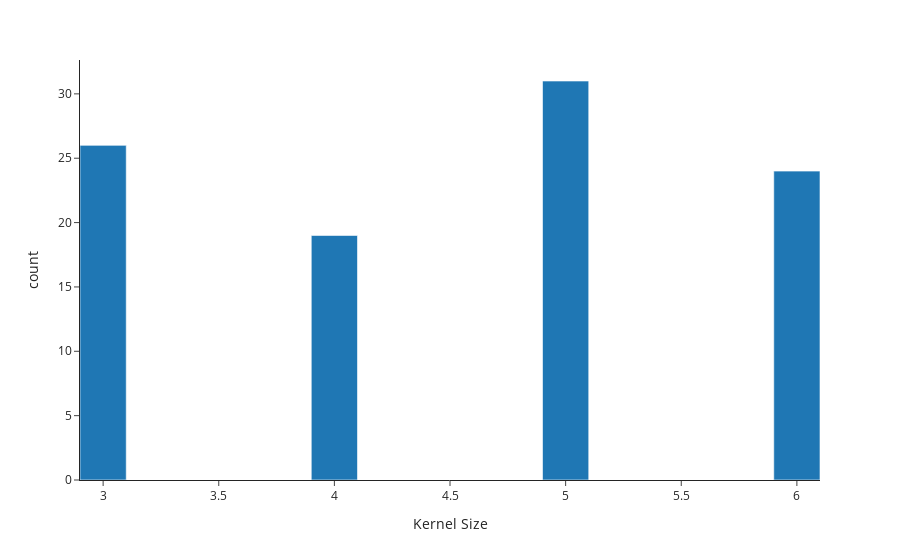
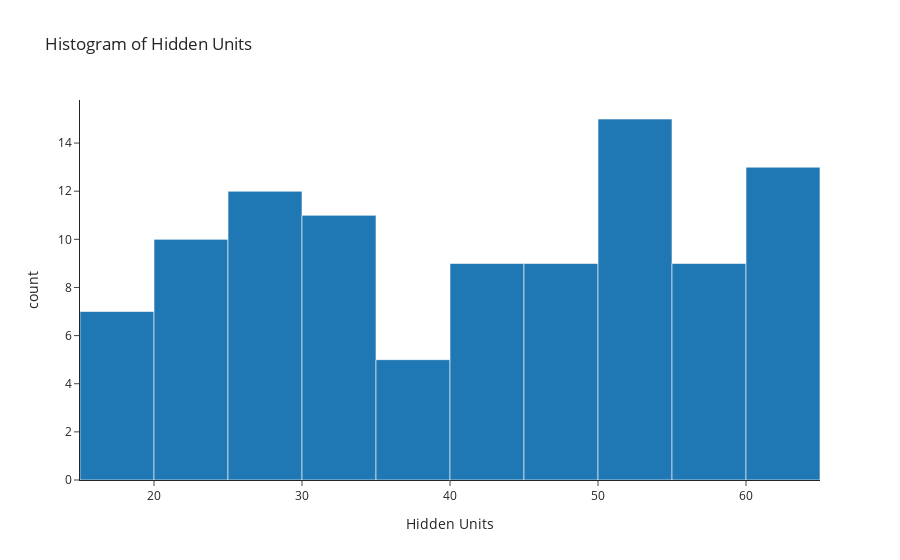
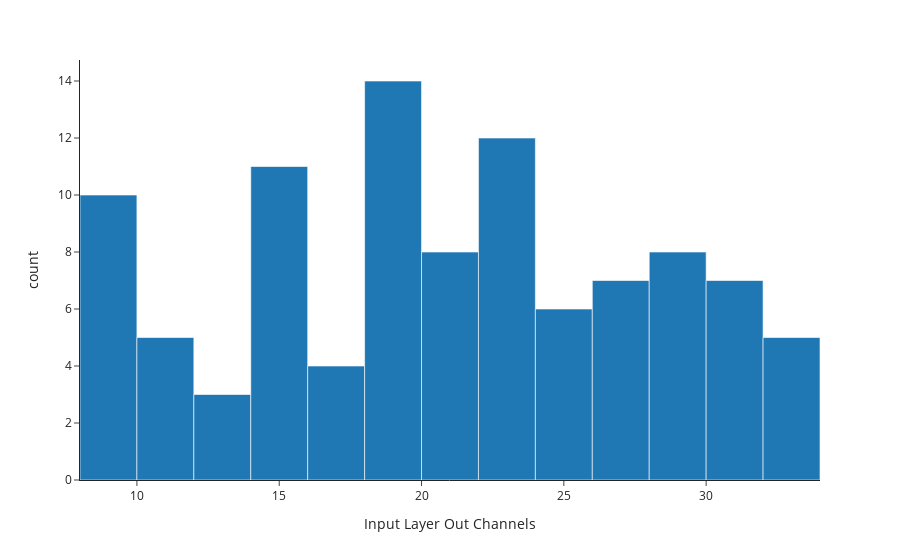
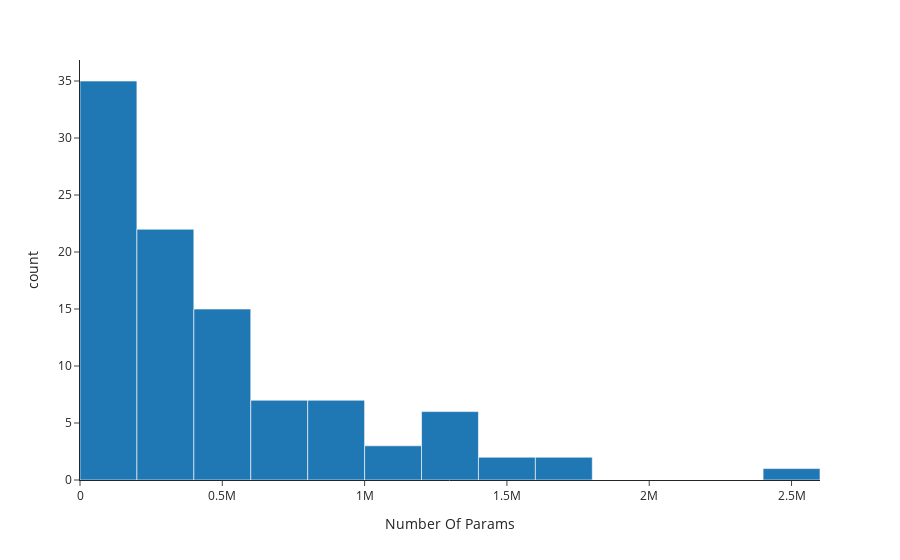

Notebook code for these charts, in order:
### Code cell
# histogram of hidden units in plotly
px.histogram(data, x="Kernel Size", nbins=20,).show()
px.histogram(data, x="Hidden Units", nbins=20, title="Histogram of Hidden Units").show()
px.histogram(data, x="Input Layer Out Channels", nbins=20).show()
px.histogram(data, x="Number Of Params", nbins=20).show()
px.histogram(data, x="Val Loss", nbins=20).show()

### Figure 1 — Plotly figure (JSON) as saved in the notebook; plotly's stock layout.template omitted (floating-point values rounded to 4 significant figures)
{"data": [{"alignmentgroup": "True", "bingroup": "x", "hovertemplate": "Kernel Size=%{x}<br>count=%{y}<extra></extra>", "legendgroup": "", "marker": {"color": "#1F77B4", "pattern": {"shape": ""}}, "name": "", "nbinsx": 20, "offsetgroup": "", "orientation": "v", "showlegend": false, "type": "histogram", "x": [6, 5, 5, 5, 4, 5, 5, 5, 6, 5, 5, 5, 6, 5, 5, 4, 4, 4, 6, 5, 6, 5, 6, 3, 6, 5, 5, 6, 6, 6, 6, 5, 5, 6, 6, 5, 3, 4, 4, 4, 4, 5, 5, 5, 5, 3, 6, 4, 5, 4, 4, 3, 3, 3, 3, 3, 4, 3, 4, 3, 3, 5, 3, 4, 3, 3, 3, 3, 3, 3, 6, 3, 3, 6, 5, 6, 3, 3, 5, 4, 5, 3, 4, 4, 6, 6, 5, 5, 6, 3, 5, 6, 3, 4, 6, 4, 6, 6, 5, 3], "xaxis": "x", "yaxis": "y"}], "layout": {"barmode": "relative", "legend": {"tracegroupgap": 0}, "margin": {"t": 60}, "xaxis": {"anchor": "y", "domain": [0, 1], "title": {"text": "Kernel Size"}}, "yaxis": {"anchor": "x", "domain": [0, 1], "title": {"text": "count"}}}}

### Figure 2 — Plotly figure (JSON) as saved in the notebook; plotly's stock layout.template omitted (floating-point values rounded to 4 significant figures)
{"data": [{"alignmentgroup": "True", "bingroup": "x", "hovertemplate": "Hidden Units=%{x}<br>count=%{y}<extra></extra>", "legendgroup": "", "marker": {"color": "#1F77B4", "pattern": {"shape": ""}}, "name": "", "nbinsx": 20, "offsetgroup": "", "orientation": "v", "showlegend": false, "type": "histogram", "x": [43.95, 31.53, 58.44, 60.56, 54.92, 27.4, 55.91, 64.07, 31.59, 38.75, 62.59, 33.24, 52.36, 51.54, 21.49, 20.79, 38.82, 44.82, 25.73, 55.86, 55.37, 21.17, 27.0, 53.27, 24.19, 22.84, 31.21, 63.32, 63.32, 51.67, 63.32, 52.28, 54.47, 17.65, 47.39, 57.01, 62.13, 30.32, 26.9, 19.32, 24.23, 41.66, 39.17, 50.79, 48.36, 44.48, 29.17, 31.64, 49.03, 50.42, 56.71, 44.23, 46.67, 30.27, 25.98, 44.37, 17.74, 46.23, 20.93, 47.76, 61.62, 28.0, 49.2, 63.89, 57.1, 60.29, 61.17, 64.49, 50.25, 37.4, 45.64, 44.19, 16.97, 32.39, 29.5, 35.52, 33.88, 44.49, 34.1, 53.25, 25.25, 26.4, 54.79, 19.14, 63.32, 22.5, 34.48, 52.75, 28.77, 17.68, 17.41, 58.95, 44.97, 51.7, 24.36, 58.64, 45.85, 25.06, 22.1, 54.67], "xaxis": "x", "yaxis": "y"}], "layout": {"barmode": "relative", "legend": {"tracegroupgap": 0}, "title": {"text": "Histogram of Hidden Units"}, "xaxis": {"anchor": "y", "domain": [0, 1], "title": {"text": "Hidden Units"}}, "yaxis": {"anchor": "x", "domain": [0, 1], "title": {"text": "count"}}}}

### Figure 3 — Plotly figure (JSON) as saved in the notebook; plotly's stock layout.template omitted (floating-point values rounded to 4 significant figures)
{"data": [{"alignmentgroup": "True", "bingroup": "x", "hovertemplate": "Input Layer Out Channels=%{x}<br>count=%{y}<extra></extra>", "legendgroup": "", "marker": {"color": "#1F77B4", "pattern": {"shape": ""}}, "name": "", "nbinsx": 20, "offsetgroup": "", "orientation": "v", "showlegend": false, "type": "histogram", "x": [26.55, 18.4, 23.03, 14.47, 21.63, 19.73, 14.95, 14.62, 18.83, 27.74, 26.3, 26.63, 22.59, 21.03, 32.26, 25.11, 15.62, 14.97, 28.98, 31.45, 31.86, 11.95, 32.84, 14.79, 30.52, 19.93, 29.01, 19.85, 19.85, 23.35, 19.85, 22.89, 12.99, 20.41, 23.89, 32.26, 19.28, 19.5, 28.99, 31.93, 14.78, 30.21, 8.526, 13.9, 19.62, 9.382, 9.303, 16.16, 21.0, 10.92, 9.574, 25.63, 22.79, 23.3, 15.82, 9.368, 23.19, 25.05, 24.74, 15.91, 8.915, 19.91, 20.18, 32.47, 19.16, 28.23, 10.21, 24.59, 23.69, 18.55, 31.24, 27.85, 8.835, 16.4, 11.92, 30.74, 24.1, 17.39, 26.48, 14.24, 9.994, 12.55, 22.41, 23.31, 19.85, 20.48, 8.517, 28.32, 20.36, 28.32, 27.34, 28.84, 28.53, 17.12, 9.626, 21.98, 23.98, 32.24, 14.8, 10.27], "xaxis": "x", "yaxis": "y"}], "layout": {"barmode": "relative", "legend": {"tracegroupgap": 0}, "margin": {"t": 60}, "xaxis": {"anchor": "y", "domain": [0, 1], "title": {"text": "Input Layer Out Channels"}}, "yaxis": {"anchor": "x", "domain": [0, 1], "title": {"text": "count"}}}}

### Figure 4 — Plotly figure (JSON) as saved in the notebook; plotly's stock layout.template omitted (floating-point values rounded to 4 significant figures)
{"data": [{"alignmentgroup": "True", "bingroup": "x", "hovertemplate": "Number Of Params=%{x}<br>count=%{y}<extra></extra>", "legendgroup": "", "marker": {"color": "#1F77B4", "pattern": {"shape": ""}}, "name": "", "nbinsx": 20, "offsetgroup": "", "orientation": "v", "showlegend": false, "type": "histogram", "x": [1585011, 475334, 1382822, 793034, 425318, 400340, 312214, 877218, 818495, 419910, 643482, 492038, 794326, 432536, 400178, 137882, 309370, 382206, 509785, 1064040, 1175818, 212312, 940425, 224572, 526058, 179974, 373024, 1309392, 1309392, 814722, 1309392, 461266, 263954, 259785, 1712848, 1548002, 320582, 181602, 246248, 179256, 111898, 712318, 322718, 265206, 950834, 145194, 191888, 107119, 1002122, 106052, 310666, 99322, 91318, 89274, 70712, 36602, 89346, 222262, 133462, 63992, 44616, 421514, 88272, 413983, 96940, 149194, 55312, 136322, 103254, 99494, 971818, 161458, 13026, 368098, 347432, 743297, 134012, 67962, 656162, 155523, 176124, 48658, 246720, 121953, 1309392, 325980, 406682, 1266866, 745782, 63020, 239344, 2578744, 219674, 350491, 411578, 471094, 1602600, 853179, 255410, 130978], "xaxis": "x", "yaxis": "y"}], "layout": {"barmode": "relative", "legend": {"tracegroupgap": 0}, "margin": {"t": 60}, "xaxis": {"anchor": "y", "domain": [0, 1], "title": {"text": "Number Of Params"}}, "yaxis": {"anchor": "x", "domain": [0, 1], "title": {"text": "count"}}}}
